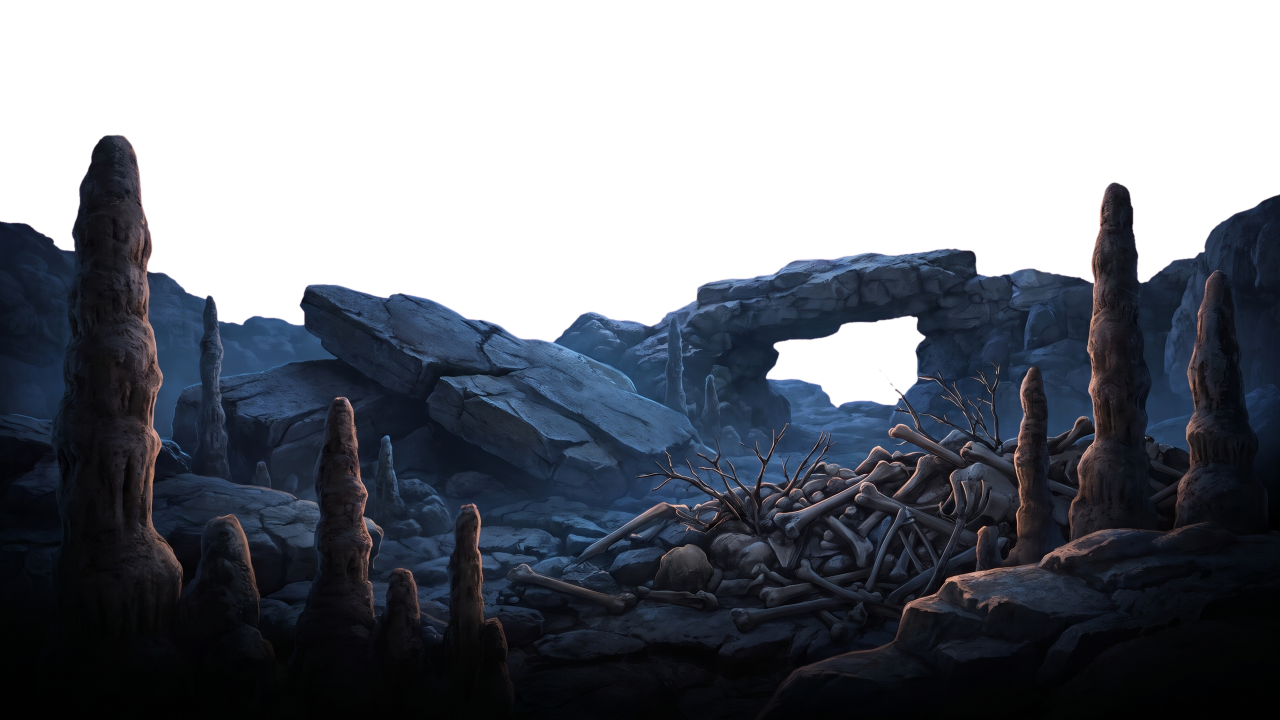
#> input picture art/den_mid.png, 2560 x 1440 px, given in place of c2_gibeah_mid.png, which was not available (shown at 1/2 size)
$ python yard_day.py
#> lines starting #> are read from the running program, lines starting #| are printed output that depends on the picture; after the words box and inside, x2 and y2 are one past the last pixel; in counts of white or black regions, pixels touching at a corner belong together
"""The yard of Gibeah by day, from what was painted for dusk: the wall band and the door of the hall are re-lit
with one and the same change of colour, taken from the wall, so they still belong together. Each channel is moved
to the pale grey-gold of the morning backdrop's stone and its contrast kept a little lower.
The wall band's pier (which carries its join at dusk) shows as a seam in daylight, so here the band is made to
repeat without one: the pier is cut off and the band's two ends are cross-faded over each other.
The ground is a painted earth texture (tools/src/art_in/c2/c2_yard_ground.png), made to repeat the same way.
usage: python3 tools/yard_day.py"""
from PIL import Image
import numpy as np
TARGET = np.array([158.0, 146.0, 130.0]); SPREAD = np.array([40.0, 38.0, 36.0])
wall = np.asarray(Image.open('art/c2_gibeah_mid.png').convert('RGBA')).astype(np.float32)
solid = wall[..., 3] > 200
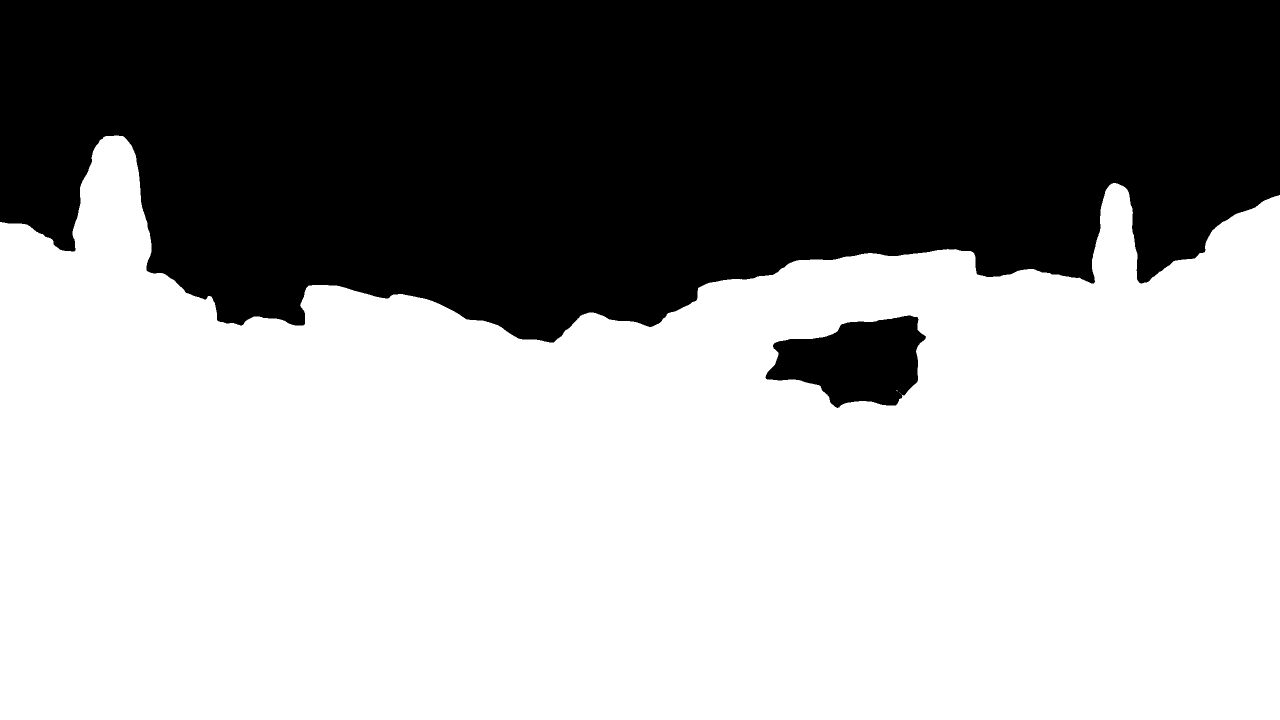
#> solid: shape (1440, 2560) bool (shown at 1/2 size); 61.2% white; 2 black regions, box (x1, y1, x2, y2) and area: (0, 0, 2560, 685) 1392798, (1531, 631, 1852, 816) 38173
mean = wall[solid][:, :3].mean(0); std = wall[solid][:, :3].std(0)
#> after `mean = wall[solid][:, :3].mean(0)`: mean = [28.64, 35.02, 47.53]
#> after `std = wall[solid][:, :3].std(0)`: std = [26.65, 29.67, 38.35]

def lit(a):
    a = a.copy(); a[..., :3] = np.clip((a[..., :3] - mean) * (SPREAD / std) + TARGET, 0, 255); return a
#> after `a[..., :3] = np.clip((a[..., :3] - mean) * (SPREAD / std) + TARGET, 0,`:
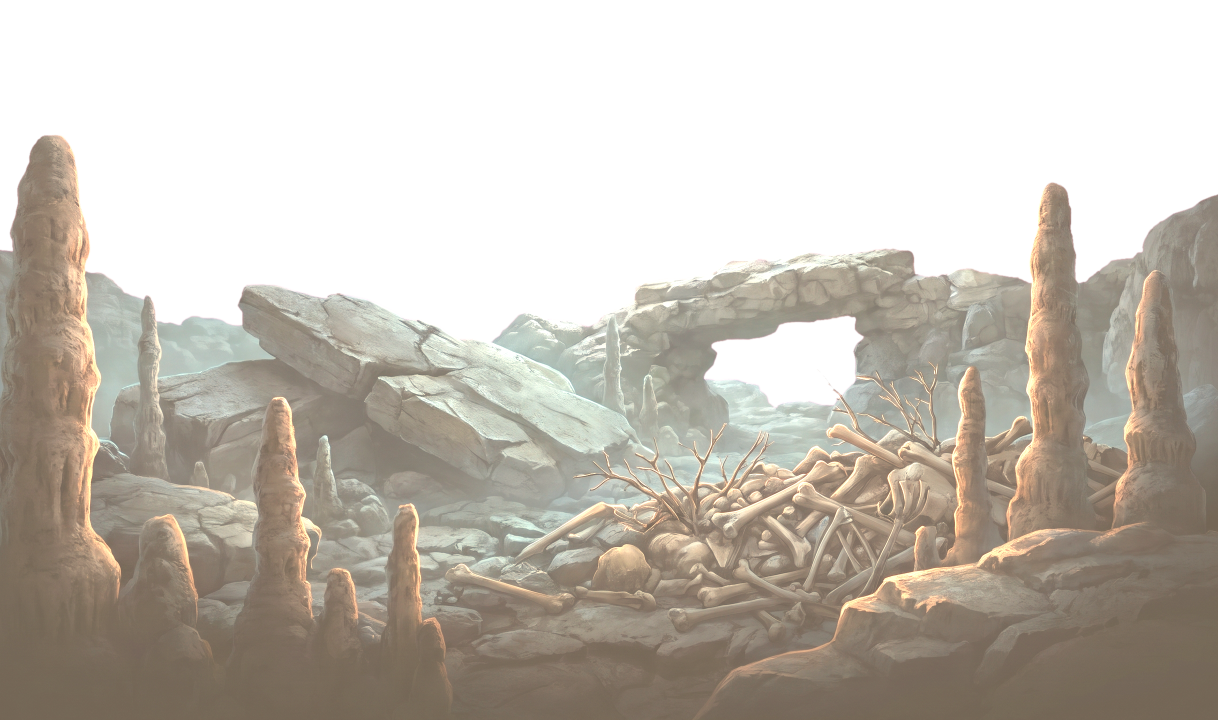
#> a: shape (1440, 2436, 4) float32 (shown at 1/2 size); mean of channels 0, 1, 2, 3 151.7, 129.2, 119.3, 155.9; transparent parts drawn white

def wrap_x(a, over):
    """Make `a` repeat left to right: its last `over` columns are faded into its first."""
#> called with over = 260
    w = a.shape[1]; t = np.linspace(0, 1, over, dtype=np.float32)[None, :, None]; t = t * t * (3 - 2 * t)
#> after `w = a.shape[1]`: w = 2436
    out = a[:, :w - over].copy(); out[:, :over] = a[:, w - over:] * (1 - t) + a[:, :over] * t
    return out

def save(a, path, size=None):
#> called with path = 'art/c2_yard_mid.png', size = (2560, 1440)
    im = Image.fromarray(np.clip(a, 0, 255).astype(np.uint8))
    if size: im = im.resize(size, Image.LANCZOS)
#> im: PIL image 2560x1440 RGBA
    im.save(path); print(path)
#| art/c2_yard_mid.png

save(wrap_x(lit(wall[:, 124:]), 260), 'art/c2_yard_mid.png', (2560, 1440))
save(lit(np.asarray(Image.open('art/props/c2_hall_door.png').convert('RGBA')).astype(np.float32)), 'art/props/c2_hall_door_day.png')
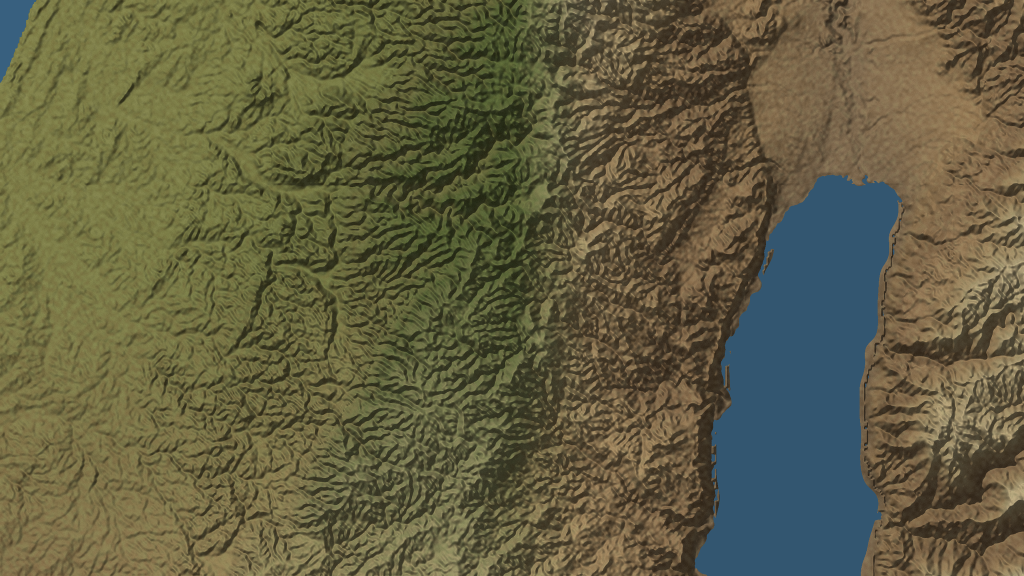
#> input picture art/map_land_ground.png, 2048 x 1152 px, given in place of c2_hall_door.png, which was not available (shown at 1/2 size)
#> in lit (call 2), `a[..., :3] = np.clip((a[..., :3] - mean) * (SPREAD / std) + TARGET, 0,`:
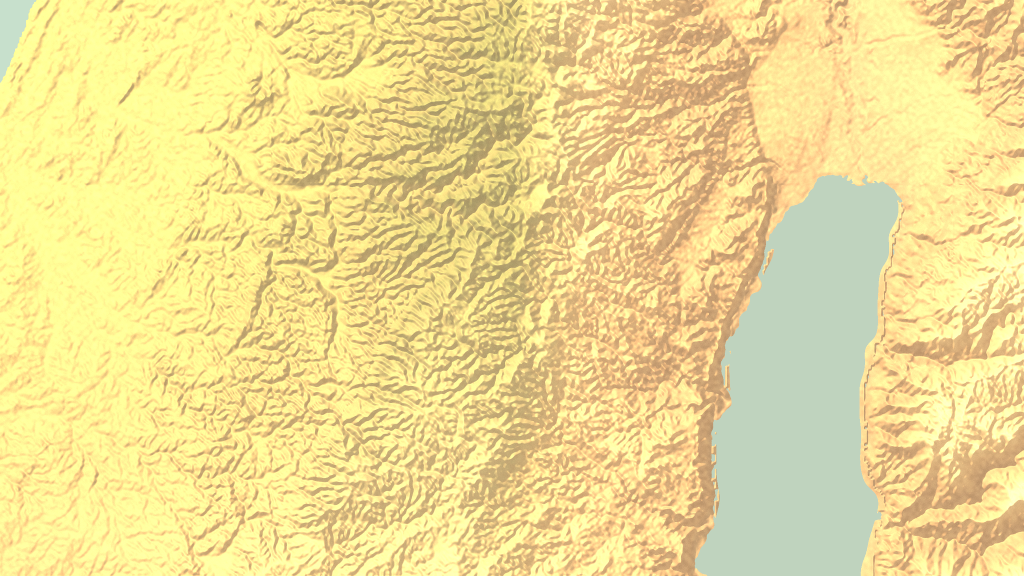
#> a: shape (1152, 2048, 4) float32 (shown at 1/2 size); mean R, G, B, A 238, 221.2, 147.8, 256
#| art/props/c2_hall_door_day.png
g = np.asarray(Image.open('tools/src/art_in/c2/c2_yard_ground.png').convert('RGB').resize((1376, 768), Image.LANCZOS)).astype(np.float32)
low = np.asarray(Image.fromarray(g.astype(np.uint8)).resize((16, 9), Image.BILINEAR).resize((1376, 768), Image.BICUBIC)).astype(np.float32)
g = g - low + low.reshape(-1, 3).mean(0)                      # no light or dark patches to repeat
g = (g - g.reshape(-1, 3).mean(0)) * 0.8 + np.array([170.0, 153.0, 128.0])
g = wrap_x(g, 200); g = np.swapaxes(wrap_x(np.swapaxes(g, 0, 1), 160), 0, 1)
#> call 3 of wrap_x, with over = 160
#> in wrap_x (call 3), `out[:, :over] = a[:, w - over:] * (1 - t) + a[:, :over] * t`:
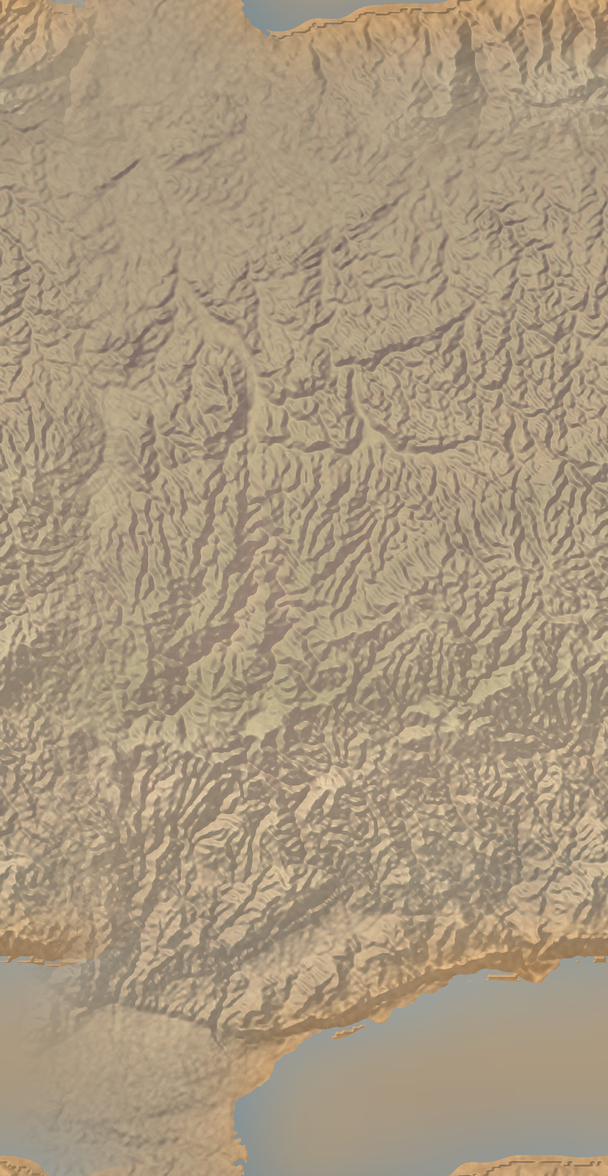
#> out: shape (1176, 608, 3) float64; mean of channels 0, 1, 2 170.1, 152.7, 128; drawn as R, G, B
#> after `g = np.swapaxes(wrap_x(np.swapaxes(g, 0, 1), 160), 0, 1)`:
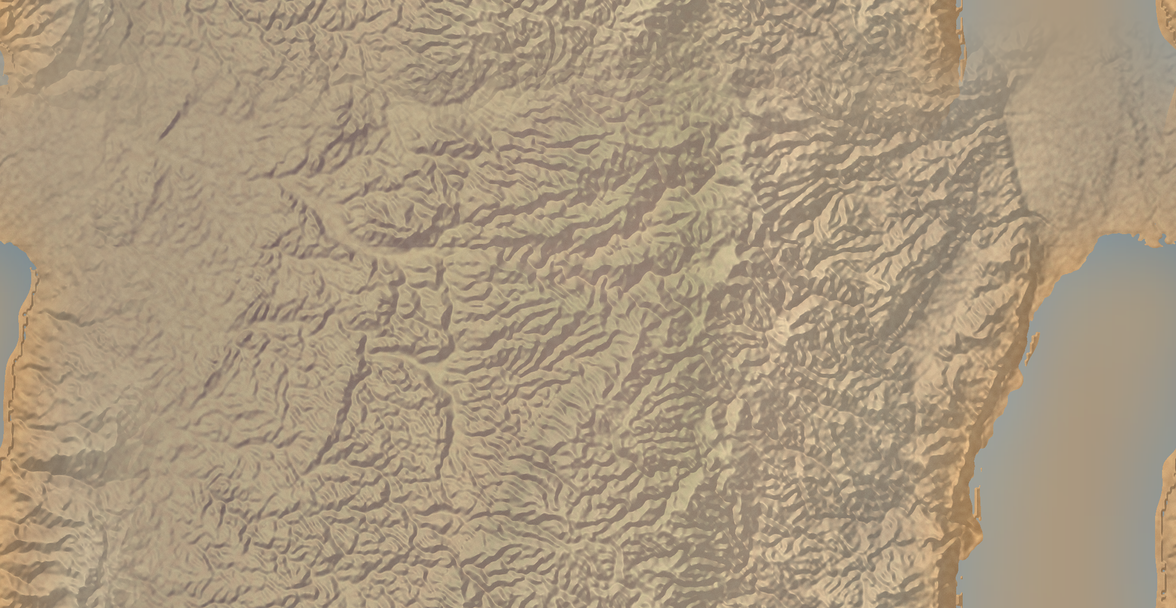
#> g: shape (608, 1176, 3) float64; mean R, G, B 170.1, 152.7, 128
save(g, 'art/ground_yard.png')
#| art/ground_yard.png
